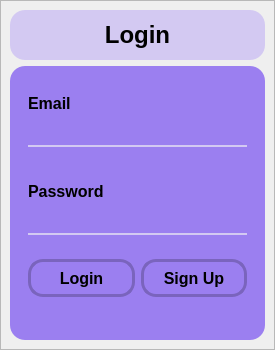
<?xml version="1.0" encoding="UTF-8"?>
<ui version="4.0">
 <class>MainWindow</class>
 <widget class="QMainWindow" name="MainWindow">
  <property name="geometry">
   <rect>
    <x>0</x>
    <y>0</y>
    <width>275</width>
    <height>350</height>
   </rect>
  </property>
  <property name="sizePolicy">
   <sizepolicy hsizetype="Fixed" vsizetype="Fixed">
    <horstretch>0</horstretch>
    <verstretch>0</verstretch>
   </sizepolicy>
  </property>
  <property name="minimumSize">
   <size>
    <width>275</width>
    <height>350</height>
   </size>
  </property>
  <property name="maximumSize">
   <size>
    <width>275</width>
    <height>350</height>
   </size>
  </property>
  <property name="windowTitle">
   <string>MainWindow</string>
  </property>
  <widget class="QWidget" name="centralwidget">
   <layout class="QHBoxLayout" name="horizontalLayout">
    <property name="spacing">
     <number>0</number>
    </property>
    <property name="leftMargin">
     <number>0</number>
    </property>
    <property name="topMargin">
     <number>0</number>
    </property>
    <property name="rightMargin">
     <number>0</number>
    </property>
    <property name="bottomMargin">
     <number>0</number>
    </property>
    <item>
     <widget class="QFrame" name="frame_2">
      <property name="frameShape">
       <enum>QFrame::StyledPanel</enum>
      </property>
      <property name="frameShadow">
       <enum>QFrame::Raised</enum>
      </property>
      <layout class="QVBoxLayout" name="verticalLayout">
       <item>
        <widget class="QLabel" name="label">
         <property name="maximumSize">
          <size>
           <width>16777215</width>
           <height>50</height>
          </size>
         </property>
         <property name="font">
          <font>
           <pointsize>18</pointsize>
           <bold>true</bold>
          </font>
         </property>
         <property name="styleSheet">
          <string notr="true">background-color: rgb(211, 201, 242);
border-radius: 15px</string>
         </property>
         <property name="text">
          <string>Login</string>
         </property>
         <property name="alignment">
          <set>Qt::AlignCenter</set>
         </property>
        </widget>
       </item>
       <item>
        <widget class="QFrame" name="frame_5">
         <property name="styleSheet">
          <string notr="true">background-color: rgb(155, 127, 240);
border-radius: 15px;
</string>
         </property>
         <property name="frameShape">
          <enum>QFrame::StyledPanel</enum>
         </property>
         <property name="frameShadow">
          <enum>QFrame::Raised</enum>
         </property>
         <layout class="QVBoxLayout" name="verticalLayout_2">
          <item>
           <widget class="QFrame" name="frame">
            <property name="frameShape">
             <enum>QFrame::StyledPanel</enum>
            </property>
            <property name="frameShadow">
             <enum>QFrame::Raised</enum>
            </property>
            <layout class="QVBoxLayout" name="verticalLayout_3">
             <item>
              <widget class="QLabel" name="lbEmail">
               <property name="font">
                <font>
                 <pointsize>12</pointsize>
                 <bold>true</bold>
                </font>
               </property>
               <property name="text">
                <string>Email</string>
               </property>
              </widget>
             </item>
             <item>
              <widget class="QLineEdit" name="leEmail">
               <property name="styleSheet">
                <string notr="true">border-bottom: 2px solid rgb(211, 201, 242);
</string>
               </property>
              </widget>
             </item>
            </layout>
           </widget>
          </item>
          <item>
           <widget class="QFrame" name="frame_3">
            <property name="frameShape">
             <enum>QFrame::StyledPanel</enum>
            </property>
            <property name="frameShadow">
             <enum>QFrame::Raised</enum>
            </property>
            <layout class="QVBoxLayout" name="verticalLayout_4">
             <item>
              <widget class="QLabel" name="lbPassword">
               <property name="font">
                <font>
                 <pointsize>12</pointsize>
                 <bold>true</bold>
                </font>
               </property>
               <property name="text">
                <string>Password</string>
               </property>
              </widget>
             </item>
             <item>
              <widget class="QLineEdit" name="lineEdit">
               <property name="styleSheet">
                <string notr="true">border-bottom: 2px solid rgb(211, 201, 242);
</string>
               </property>
              </widget>
             </item>
            </layout>
           </widget>
          </item>
          <item>
           <widget class="QFrame" name="frame_4">
            <property name="frameShape">
             <enum>QFrame::StyledPanel</enum>
            </property>
            <property name="frameShadow">
             <enum>QFrame::Raised</enum>
            </property>
            <layout class="QVBoxLayout" name="verticalLayout_5">
             <property name="spacing">
              <number>0</number>
             </property>
             <property name="leftMargin">
              <number>0</number>
             </property>
             <property name="topMargin">
              <number>0</number>
             </property>
             <property name="rightMargin">
              <number>0</number>
             </property>
             <property name="bottomMargin">
              <number>0</number>
             </property>
             <item>
              <widget class="QFrame" name="frame_6">
               <property name="frameShape">
                <enum>QFrame::StyledPanel</enum>
               </property>
               <property name="frameShadow">
                <enum>QFrame::Raised</enum>
               </property>
               <layout class="QHBoxLayout" name="horizontalLayout_2">
                <item>
                 <widget class="QPushButton" name="btnLogin">
                  <property name="sizePolicy">
                   <sizepolicy hsizetype="Expanding" vsizetype="Fixed">
                    <horstretch>0</horstretch>
                    <verstretch>0</verstretch>
                   </sizepolicy>
                  </property>
                  <property name="minimumSize">
                   <size>
                    <width>0</width>
                    <height>0</height>
                   </size>
                  </property>
                  <property name="maximumSize">
                   <size>
                    <width>140</width>
                    <height>40</height>
                   </size>
                  </property>
                  <property name="font">
                   <font>
                    <pointsize>12</pointsize>
                    <bold>true</bold>
                   </font>
                  </property>
                  <property name="styleSheet">
                   <string notr="true">QPushButton{
	background-color: rgb(155, 127, 240);
	border-radius: 15px ;
	border: 3px solid rgb(122, 100, 189);
}
QPushButton:hover{
	background-color: rgb(122, 100, 189);
	border-radius: 15px;
}

QPushButton:pressed {
	background-color: rgb(211, 201, 242);
	border-radius: 15px;
}
</string>
                  </property>
                  <property name="text">
                   <string>Login</string>
                  </property>
                 </widget>
                </item>
                <item>
                 <widget class="QPushButton" name="btnSignup">
                  <property name="sizePolicy">
                   <sizepolicy hsizetype="Expanding" vsizetype="Fixed">
                    <horstretch>0</horstretch>
                    <verstretch>0</verstretch>
                   </sizepolicy>
                  </property>
                  <property name="minimumSize">
                   <size>
                    <width>0</width>
                    <height>0</height>
                   </size>
                  </property>
                  <property name="maximumSize">
                   <size>
                    <width>140</width>
                    <height>40</height>
                   </size>
                  </property>
                  <property name="font">
                   <font>
                    <pointsize>12</pointsize>
                    <bold>true</bold>
                   </font>
                  </property>
                  <property name="styleSheet">
                   <string notr="true">QPushButton{
	background-color: rgb(155, 127, 240);
	border-radius: 15px ;
	border: 3px solid rgb(122, 100, 189);
}
QPushButton:hover{
	background-color: rgb(122, 100, 189);
	border-radius: 15px;
}

QPushButton:pressed {
	background-color: rgb(211, 201, 242);
	border-radius: 15px;
}
</string>
                  </property>
                  <property name="text">
                   <string>Sign Up</string>
                  </property>
                 </widget>
                </item>
               </layout>
              </widget>
             </item>
             <item>
              <widget class="QLabel" name="label_2">
               <property name="maximumSize">
                <size>
                 <width>16777215</width>
                 <height>25</height>
                </size>
               </property>
               <property name="text">
                <string/>
               </property>
               <property name="alignment">
                <set>Qt::AlignCenter</set>
               </property>
              </widget>
             </item>
            </layout>
           </widget>
          </item>
         </layout>
        </widget>
       </item>
      </layout>
     </widget>
    </item>
   </layout>
  </widget>
 </widget>
 <resources/>
 <connections/>
</ui>
